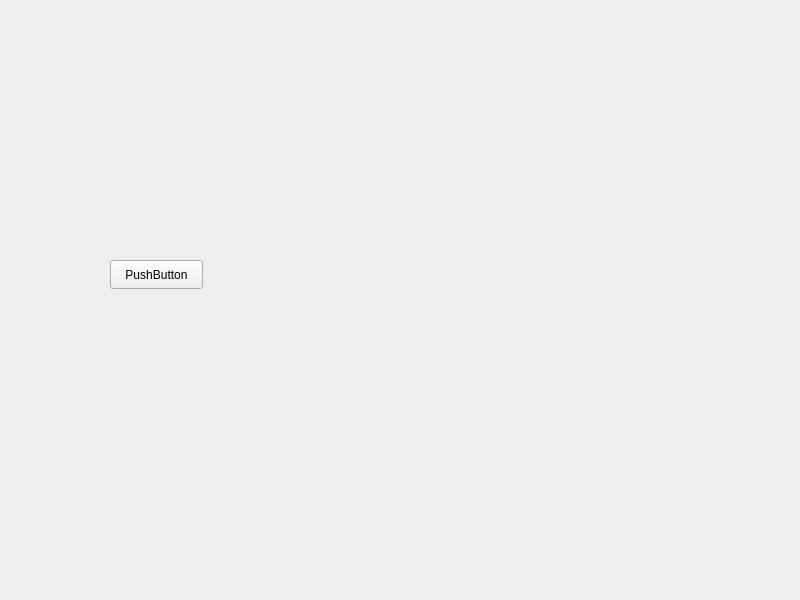
<?xml version="1.0" encoding="UTF-8"?>
<ui version="4.0">
 <class>Widget</class>
 <widget class="QWidget" name="Widget">
  <property name="geometry">
   <rect>
    <x>0</x>
    <y>0</y>
    <width>800</width>
    <height>600</height>
   </rect>
  </property>
  <property name="windowTitle">
   <string>Widget</string>
  </property>
  <widget class="QPushButton" name="pushButton">
   <property name="geometry">
    <rect>
     <x>110</x>
     <y>260</y>
     <width>93</width>
     <height>29</height>
    </rect>
   </property>
   <property name="text">
    <string>PushButton</string>
   </property>
  </widget>
 </widget>
 <resources/>
 <connections/>
</ui>
